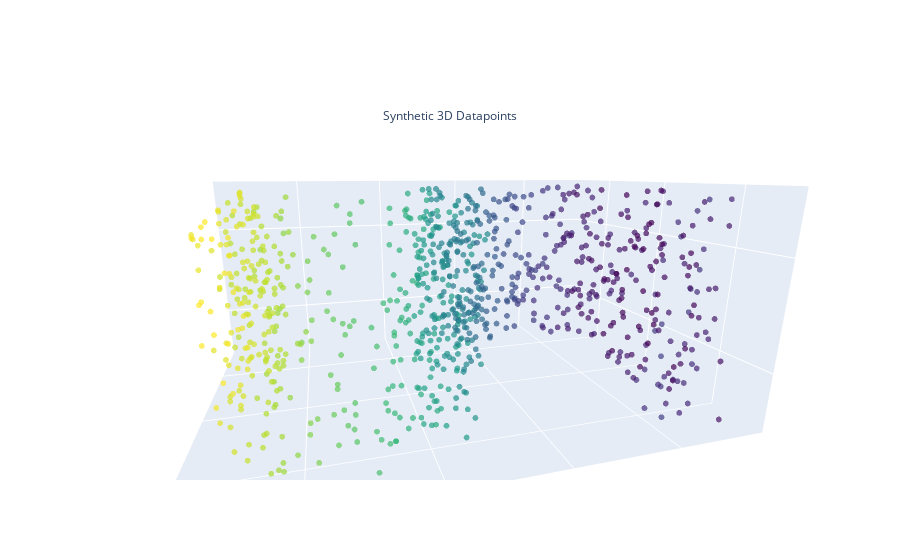

Here is the notebook cell this chart was saved with:
### Code cell
plot_3Dfigure(newX, title='Synthetic 3D Datapoints')

### Figure 1 — Plotly figure (JSON) as saved in the notebook; plotly's stock layout.template omitted (floating-point values rounded to 4 significant figures; data arrays with more than 128 entries replaced by an {"elided": "..."} marker saying what was removed)
{"data": [{"marker": {"color": {"elided": "912 float values"}, "colorscale": [[0, "#440154"], [0.1111, "#482878"], [0.2222, "#3e4989"], [0.3333, "#31688e"], [0.4444, "#26828e"], [0.5556, "#1f9e89"], [0.6667, "#35b779"], [0.7778, "#6ece58"], [0.8889, "#b5de2b"], [1, "#fde725"]], "opacity": 0.7, "size": 2}, "mode": "markers", "type": "scatter3d", "x": {"elided": "912 float values"}, "y": {"elided": "912 float values"}, "z": {"elided": "912 float values"}}], "layout": {"autosize": true, "scene": {"aspectmode": "auto", "aspectratio": {"x": 1.021, "y": 1.488, "z": 0.658}, "camera": {"center": {"x": 0, "y": 0, "z": 0}, "eye": {"x": -1.356, "y": 0.3836, "z": 0.3605}, "projection": {"type": "perspective"}, "up": {"x": 0.000882, "y": 0.001603, "z": 1.0}}, "xaxis": {"showticklabels": false, "ticks": "", "title": {"text": ""}, "type": "linear"}, "yaxis": {"showticklabels": false, "ticks": "", "title": {"text": ""}, "type": "linear"}, "zaxis": {"showticklabels": false, "ticks": "", "title": {"text": ""}, "type": "linear"}}, "showlegend": false, "title": {"font": {"size": 12}, "text": "Synthetic 3D Datapoints", "x": 0.5, "y": 0.8}, "xaxis": {"showticklabels": false}, "yaxis": {"showticklabels": false}}}
